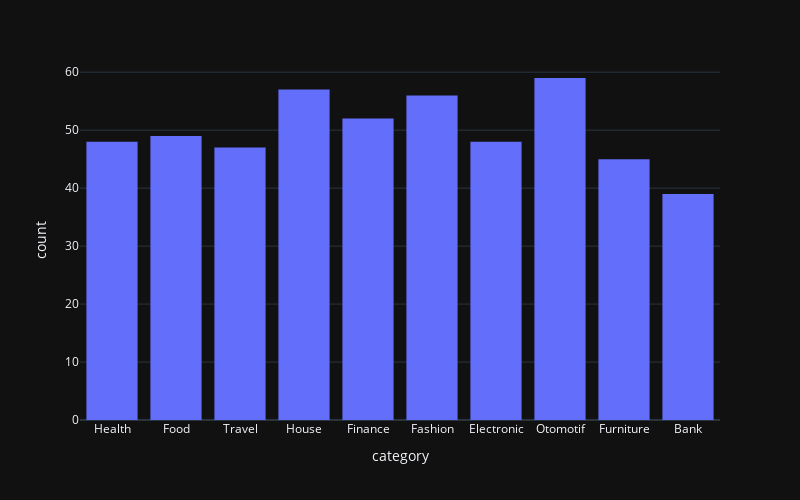

Source (notebook cell):
### Code cell
fig = px.histogram(df_clicked, x='category',nbins=20,
                   template='plotly_dark', width=800, height=500)
fig.show()

### Figure 1 — Plotly figure (JSON) as saved in the notebook; plotly's stock layout.template omitted (floating-point values rounded to 4 significant figures; data arrays with more than 128 entries replaced by an {"elided": "..."} marker saying what was removed)
{"data": [{"alignmentgroup": "True", "bingroup": "x", "hovertemplate": "category=%{x}<br>count=%{y}<extra></extra>", "legendgroup": "", "marker": {"color": "#636efa", "pattern": {"shape": ""}}, "name": "", "nbinsx": 20, "offsetgroup": "", "orientation": "v", "showlegend": false, "type": "histogram", "x": {"elided": "500 str values"}, "xaxis": "x", "yaxis": "y"}], "layout": {"barmode": "relative", "height": 500, "legend": {"tracegroupgap": 0}, "margin": {"t": 60}, "width": 800, "xaxis": {"anchor": "y", "domain": [0, 1], "title": {"text": "category"}}, "yaxis": {"anchor": "x", "domain": [0, 1], "title": {"text": "count"}}}}
